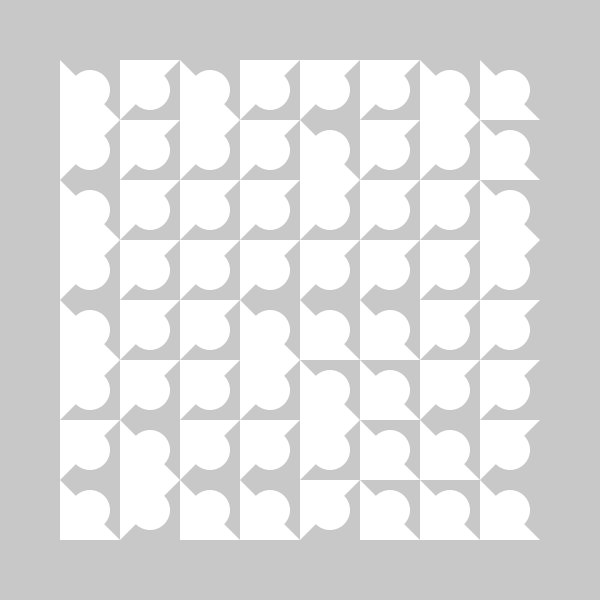
Frame 1 (no input)
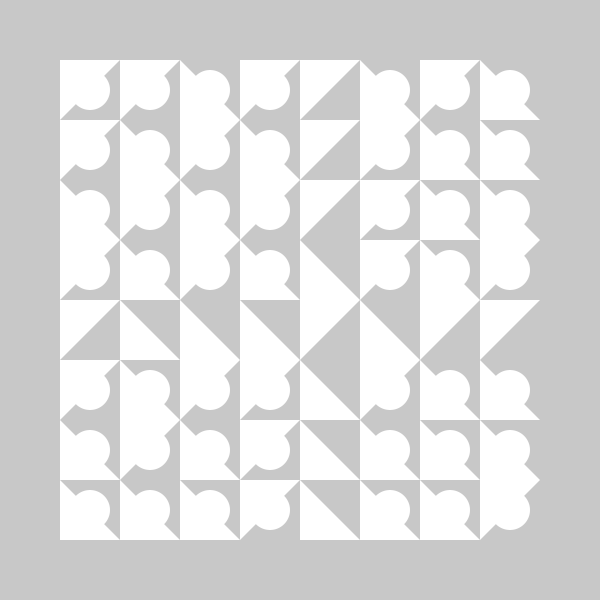
Frame 2 (the mouse pressed at the canvas centre, redrawn once)

The Processing sketch that drew these frames (run headless with seeded random() and noise(); the mouse was pressed at the canvas centre and the sketch redrawn once):

// Processing sketch: ejemplo_for
// ── ejemplo_for.pde
int step = 60;
void setup() {
  size(600, 600);
  noStroke();
}

void draw() {
  background(200);
  for (int x = step; x < width-step; x += step) {
    for (int y = step; y < height-step; y += step) {
      if (mouseX > x && mouseX < x + step && mouseY > y && mouseY < y + step) {
        fill(255, 0, 0);
        //circle(x+step/2, y+step/2, step/2);
        //square(x+2,y+2,70);
      } else {

        fill(255);
        //float lado = min(abs(x - mouseX),40);
        //circle(x+step/2, y+step/2, lado);
      }

      float lado = min(abs(y - mouseY), abs(x - mouseX), 40);
      circle(x+step/2, y+step/2, lado);

      if (random(1) < 0.5) {
        triangle(x, y, x+step, y, x, y+step);
      } else {
        triangle(x, y, x+step, y+step, x, y+step);
      }
    }
  }
  noLoop();
}
